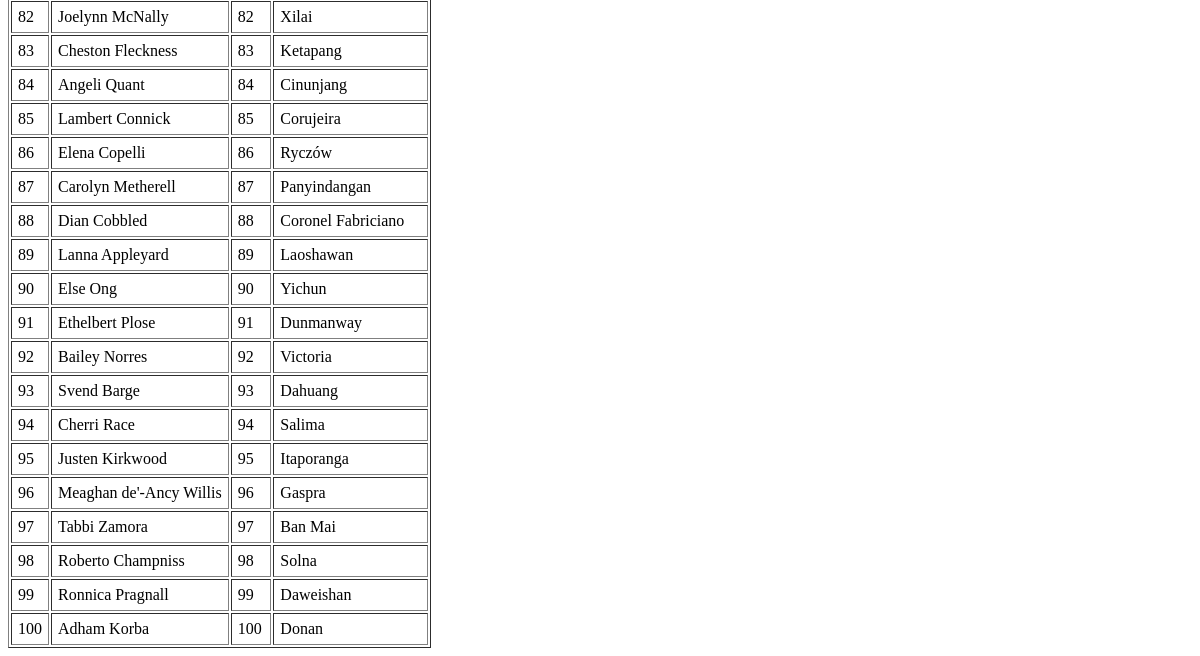
The page /books/lab8/task6 (lower part) on the database as committed earlier.
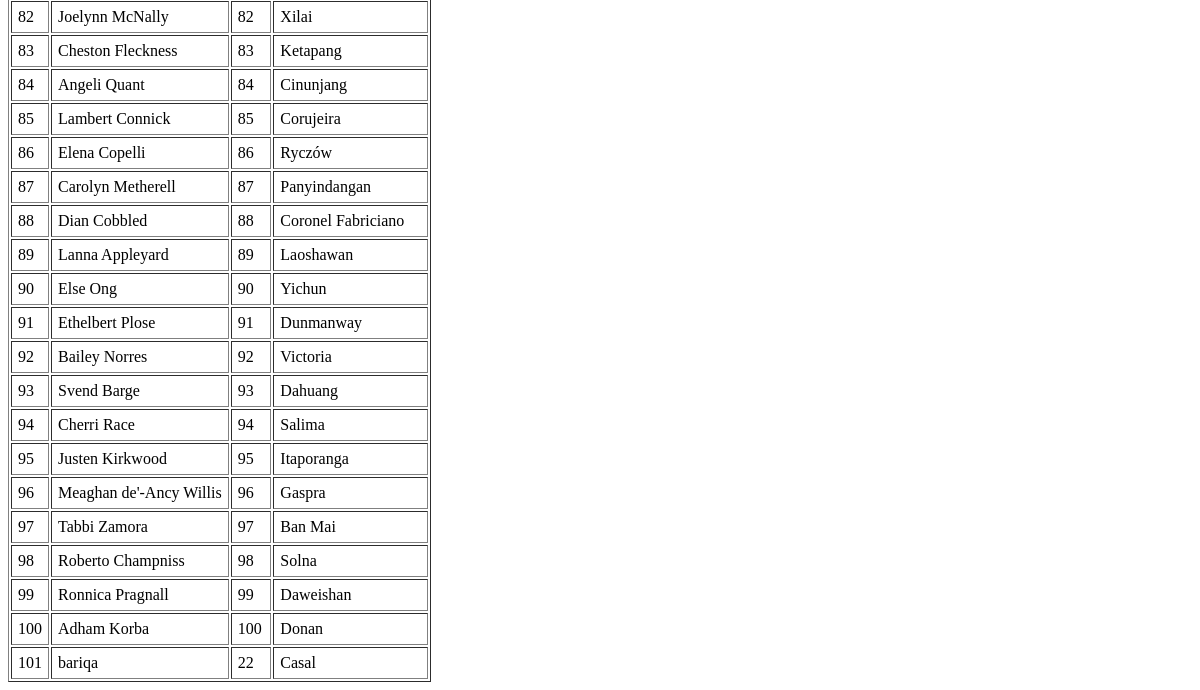
The same page on the database as committed later.
### apps/bookmodule/models.py (models this page shows, shortened)
class Student(models.Model):
    name = models.CharField(max_length=100)
    age = models.IntegerField()
    address = models.ForeignKey(Address, on_delete=models.CASCADE)

class Address(models.Model):
    city = models.CharField(max_length=50)

### apps/bookmodule/views.py (the view)
# urls.py: path('lab8/task6', views.task6, name='task6'),
def task6(request):
    students = Student.objects.select_related('address').all()
    return render(request, 'bookmodule/lab8_task6.html', {'students': students})

### apps/templates/bookmodule/lab8_task6.html (shortened to what this page needs)
{% extends "layouts/base.html" %}
{% block content %}
<div class="results">
  {% if students %}
  <table border="1" cellpadding="6">
    {% for s in students %}
    <tr>
      <td>{{ s.id }}</td>
      <td>{{ s.name }}</td>
      <td>{{ s.age }}</td>
      <td>{{ s.address.city }}</td>
    </tr>
    {% endfor %}
  </table>
  {% else %}
    <p>No students found.</p>
  {% endif %}
</div>
{% endblock content %}

Rows that differ between the two databases and show on the page:
added Student: id "101", name "bariqa", age "22", address.city "Casal"
